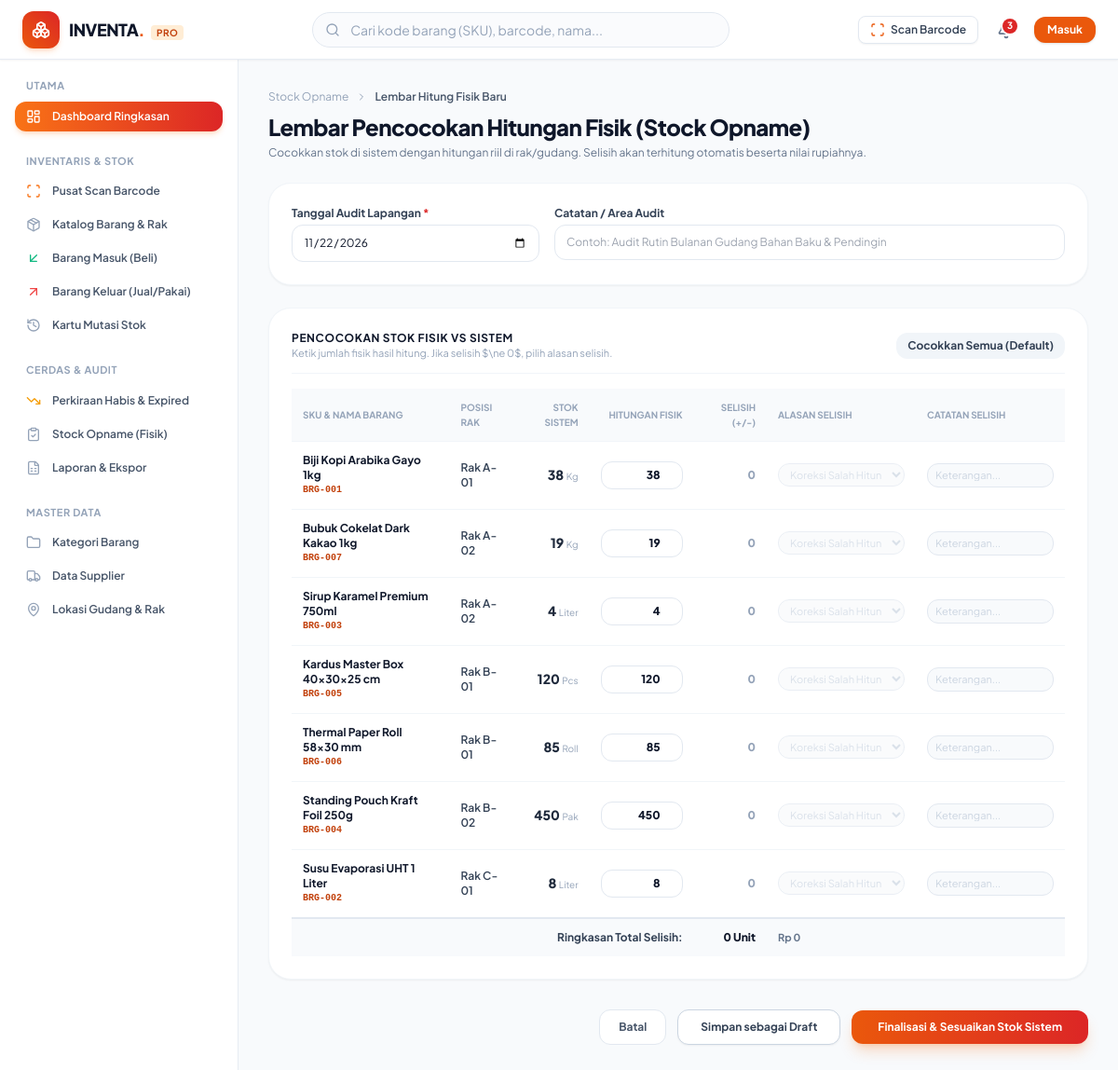
Screenshot of /pages/opname/create.php with the database file from the repository.
### tables this page shows
CREATE TABLE `products` (
  `id` int NOT NULL,
  `sku` varchar(50) NOT NULL,
  `barcode` varchar(100) DEFAULT NULL,
  `name` varchar(200) NOT NULL,
  `category_id` int DEFAULT NULL,
  `unit_id` int DEFAULT NULL,
  `location_id` int DEFAULT NULL,
  `purchase_price` decimal(15,2) NOT NULL DEFAULT '0.00',
  `selling_price` decimal(15,2) NOT NULL DEFAULT '0.00',
  `min_stock` int NOT NULL DEFAULT '5',
  `current_stock` int NOT NULL DEFAULT '0',
  `image` varchar(255) DEFAULT NULL,
  `track_expiry` tinyint(1) NOT NULL DEFAULT '0',
  `description` text,
  `created_at` timestamp NULL DEFAULT CURRENT_TIMESTAMP,
  `updated_at` timestamp NULL DEFAULT CURRENT_TIMESTAMP ON UPDATE CURRENT_TIMESTAMP
);

CREATE TABLE `locations` (
  `id` int NOT NULL,
  `warehouse_name` varchar(100) NOT NULL,
  `rack_code` varchar(50) NOT NULL,
  `description` varchar(255) DEFAULT NULL,
  `created_at` timestamp NULL DEFAULT CURRENT_TIMESTAMP
);

CREATE TABLE `units` (
  `id` int NOT NULL,
  `name` varchar(50) NOT NULL,
  `symbol` varchar(15) NOT NULL
);

### includes/functions.php (called while the page is built, shortened)
<?php
function sanitize($input): string {
    return htmlspecialchars(trim((string)$input), ENT_QUOTES, 'UTF-8');
}

### pages/opname/create.php (the view, shortened to what this page needs)
<?php
require_once __DIR__ . '/../../includes/header.php';
require_once __DIR__ . '/../../includes/navbar.php';
$pdo = db();
$where = ["1=1"];
$params = [];
$stmtP = $pdo->prepare("
    SELECT p.*, c.name as category_name, u.symbol as unit_symbol, l.warehouse_name, l.rack_code
    FROM products p
    LEFT JOIN categories c ON p.category_id = c.id
    LEFT JOIN units u ON p.unit_id = u.id
    LEFT JOIN locations l ON p.location_id = l.id
    WHERE " . implode(' AND ', $where) . "
    ORDER BY l.rack_code ASC, p.name ASC
");
$stmtP->execute($params);
$products = $stmtP->fetchAll();
?>
<div class="flex-1 flex overflow-hidden">
    <?php require_once __DIR__ . '/../../includes/sidebar.php'; ?>
    <main class="flex-1 overflow-y-auto md:ml-64 p-4 sm:p-6 lg:p-8 pb-24 md:pb-8">
        <div class="mb-6">
            <div class="flex items-center gap-2 text-xs text-slate-400 mb-2">
                <a href="<?= BASE_URL ?>index.php?page=opname" class="hover:text-brand-600">Stock Opname</a>
                <i data-lucide="chevron-right" class="h-3 w-3"></i>
                <span class="text-slate-600 font-semibold">Lembar Hitung Fisik Baru</span>
            </div>
            <h1 class="text-2xl font-black tracking-tight text-slate-900">
                Lembar Pencocokan Hitungan Fisik (Stock Opname)
            </h1>
            <p class="text-xs text-slate-500 mt-1">
                Cocokkan stok di sistem dengan hitungan riil di rak/gudang. Selisih akan terhitung otomatis beserta nilai rupiahnya.
            </p>
        </div>
        <form action="<?= BASE_URL ?>actions/opname_action.php?action=create" method="POST" id="opname-form" class="space-y-6 max-w-6xl">
            <div class="rounded-3xl bg-white p-6 shadow-sm border border-slate-100">
                <div class="grid grid-cols-1 sm:grid-cols-3 gap-4">
                    <div>
                        <label class="block text-xs font-bold text-slate-700 mb-1">Tanggal Audit Lapangan <span class="text-crimson-600">*</span></label>
                        <input type="date" name="audit_date" value="<?= date('Y-m-d') ?>" required class="w-full rounded-xl border border-slate-200 py-2.5 px-3 text-xs text-slate-900 focus:border-brand-500 focus:outline-none focus:ring-1 focus:ring-brand-500">
                    </div>
                    <div class="sm:col-span-2">
                        <label class="block text-xs font-bold text-slate-700 mb-1">Catatan / Area Audit</label>
                        <input type="text" name="notes" placeholder="Contoh: Audit Rutin Bulanan Gudang Bahan Baku & Pendingin" class="w-full rounded-xl border border-slate-200 py-2.5 px-3 text-xs text-slate-900 focus:border-brand-500 focus:outline-none focus:ring-1 focus:ring-brand-500">
                    </div>
                </div>
            </div>
            <div class="rounded-3xl bg-white p-6 shadow-sm border border-slate-100 space-y-4">
                <div class="flex items-center justify-between pb-3 border-b border-slate-100">
                    <div>
                        <h3 class="text-xs font-bold uppercase tracking-wider text-slate-900">Pencocokan Stok Fisik vs Sistem</h3>
                        <p class="text-[11px] text-slate-400">Ketik jumlah fisik hasil hitung. Jika selisih $\ne 0$, pilih alasan selisih.</p>
                    </div>
                    <button type="button" onclick="matchAll()" class="rounded-xl bg-slate-100 hover:bg-slate-200 px-3 py-1.5 text-xs font-bold text-slate-700 transition" title="Isi semua hitungan fisik sama dengan stok sistem">
                        Cocokkan Semua (Default)
                    </button>
                </div>
                <div class="overflow-x-auto">
                    <table class="w-full text-left text-xs text-slate-600">
                        <thead class="bg-slate-50 text-[10px] uppercase font-bold text-slate-400 border-b border-slate-100">
                            <tr>
                                <th class="p-3">SKU & Nama Barang</th>
                                <th class="p-3">Posisi Rak</th>
                                <th class="p-3 text-right">Stok Sistem</th>
                                <th class="p-3 text-right w-28">Hitungan Fisik</th>
                                <th class="p-3 text-right">Selisih (+/-)</th>
                                <th class="p-3 w-40">Alasan Selisih</th>
                                <th class="p-3 w-40">Catatan Selisih</th>
                            </tr>
                        </thead>
                        <tbody class="divide-y divide-slate-100" id="opname-items-body">
                            <?php foreach ($products as $idx => $p): ?>
                                <tr id="row-<?= $idx ?>" class="hover:bg-slate-50/80 transition">
                                    <td class="p-3">
                                        <div class="font-bold text-slate-900"><?= sanitize($p['name']) ?></div>
                                        <div class="font-mono text-[10px] text-brand-700 font-bold"><?= sanitize($p['sku']) ?></div>
                                    </td>
                                    <td class="p-3 font-semibold text-slate-700">
                                        <?= sanitize($p['rack_code'] ?? 'Belum ada rak') ?>
                                    </td>
                                    <td class="p-3 text-right font-black text-slate-800 text-sm">
                                        <?= number_format($p['current_stock']) ?> <span class="text-[10px] font-normal text-slate-400"><?= sanitize($p['unit_symbol'] ?? '') ?></span>
                                    </td>
                                    <td class="p-3 text-right">
                                        <input
                                            type="number"
                                            name="items[<?= $idx ?>][physical_qty]"
                                            id="phy-<?= $idx ?>"
                                            value="<?= $p['current_stock'] ?>"
                                            min="0"
                                            required
                                            oninput="calcVariance(<?= $idx ?>)"
                                            class="w-full rounded-xl border border-slate-200 py-1.5 px-2 text-xs font-black text-right text-slate-900 focus:border-brand-500 focus:outline-none"
                                        >
                                    </td>
                                    <td class="p-3 text-right font-black" id="var-cell-<?= $idx ?>">
                                        <span class="text-slate-400">0</span>
                                    </td>
                                    <td class="p-3">
                                        <select
                                            name="items[<?= $idx ?>][reason]"
                                            id="reason-<?= $idx ?>"
                                            disabled
                                            class="w-full rounded-xl border border-slate-200 py-1 px-2 text-[11px] text-slate-800 focus:border-brand-500 disabled:bg-slate-50 disabled:text-slate-300"
                                        >
                                            <option value="koreksi_hitung">Koreksi Salah Hitung</option>
                                        </select>
                                    </td>
                                    <td class="p-3">
                                        <input
                                            type="text"
                                            name="items[<?= $idx ?>][notes]"
                                            id="notes-<?= $idx ?>"
                                            placeholder="Keterangan..."
                                            disabled
                                            class="w-full rounded-xl border border-slate-200 py-1 px-2 text-[11px] text-slate-900 disabled:bg-slate-50 disabled:placeholder-slate-300"
                                        >
                                    </td>
                                </tr>
                            <?php endforeach; ?>
                        </tbody>
                        <tfoot class="border-t-2 border-slate-200 bg-slate-50 font-bold">
                            <tr>
                                <td colspan="4" class="p-3 text-right text-slate-700">Ringkasan Total Selisih:</td>
                                <td id="total-var-qty" class="p-3 text-right font-black text-slate-900">0 Unit</td>
                                <td colspan="2" id="total-var-val" class="p-3 text-slate-500 text-[11px]">Rp 0</td>
                            </tr>
                        </tfoot>
                    </table>
                </div>
            </div>
            <div class="flex items-center justify-end gap-3 pt-2">
                <a href="<?= BASE_URL ?>index.php?page=opname" class="rounded-xl border border-slate-200 bg-white py-2.5 px-5 text-xs font-bold text-slate-600 hover:bg-slate-50 transition">
                    Batal
                </a>
                <button type="submit" name="finalize" value="0" class="rounded-xl border border-slate-300 bg-white py-2.5 px-6 text-xs font-bold text-slate-700 shadow-sm hover:bg-slate-50 transition">
                    Simpan sebagai Draft
                </button>
                <button type="submit" name="finalize" value="1" onclick="return confirm('PENTING: Menyetujui opname akan otomatis menyesuaikan saldo stok sistem dengan hitungan fisik lapangan. Lanjutkan?')" class="rounded-xl bg-gradient-to-r from-brand-600 to-crimson-600 py-2.5 px-7 text-xs font-bold text-white shadow-lg shadow-brand-500/25 hover:from-brand-700 hover:to-crimson-700 transition">
                    Finalisasi & Sesuaikan Stok Sistem
                </button>
            </div>
        </form>
    </main>
</div>
<?php require_once __DIR__ . '/../../includes/footer.php'; ?>

### rows the page displays
products: name "Biji Kopi Arabika Gayo 1kg", sku "BRG-001", location.rack_code "Rak A-01", current_stock "38", unit.symbol "Kg"
products: name "Bubuk Cokelat Dark Kakao 1kg", sku "BRG-007", location.rack_code "Rak A-02", current_stock "19", unit.symbol "Kg"
products: name "Sirup Karamel Premium 750ml", sku "BRG-003", location.rack_code "Rak A-02", current_stock "4", unit.symbol "Liter"
products: name "Kardus Master Box 40x30x25 cm", sku "BRG-005", location.rack_code "Rak B-01", current_stock "120", unit.symbol "Pcs"
products: name "Thermal Paper Roll 58x30 mm", sku "BRG-006", location.rack_code "Rak B-01", current_stock "85", unit.symbol "Roll"
products: name "Standing Pouch Kraft Foil 250g", sku "BRG-004", location.rack_code "Rak B-02", current_stock "450", unit.symbol "Pak"
products: name "Susu Evaporasi UHT 1 Liter", sku "BRG-002", location.rack_code "Rak C-01", current_stock "8", unit.symbol "Liter"

### other values shown
$totalAlerts "3"
